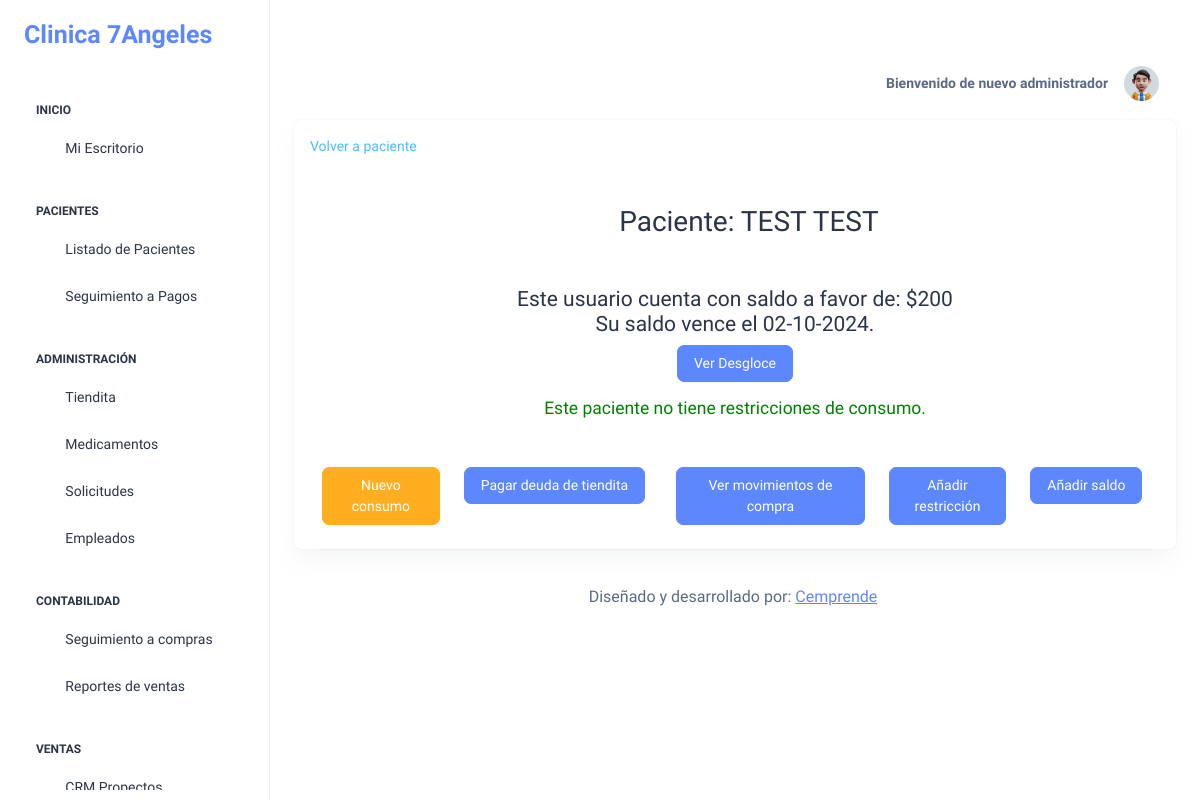
Screenshot of /tiendita_paciente.php?id_paciente=16 (signed in) with the database file from the repository.
### tables this page shows
CREATE TABLE `pacientes` (
  `id_paciente` int(11) NOT NULL,
  `nombre` text NOT NULL,
  `aPaterno` text NOT NULL,
  `aMaterno` text NOT NULL,
  `fechaNacimiento` text NOT NULL,
  `sexo` text NOT NULL,
  `edad` int(11) NOT NULL,
  `direccion` text NOT NULL,
  `telefono` text NOT NULL,
  `nacionalidad` text NOT NULL,
  `estadoCivil` text NOT NULL,
  `escolaridad` text NOT NULL,
  `ocupacion` text NOT NULL,
  `ingresosPrevios` text NOT NULL,
  `fechasIngresosPrevios` text NOT NULL,
  `institucionRefiere` text NOT NULL,
  `nombreReferencia` text NOT NULL,
  `fechaIngreso` text NOT NULL,
  `horaIngreso` text NOT NULL,
  `hojaReferencia` text NOT NULL,
  `tipoIngreso` text NOT NULL,
  `revisionFisicaGeneral` text NOT NULL,
  `vestimentaIngreso` text NOT NULL,
  `pertenenciasIngreso` text NOT NULL,
  `ultimoConsumo` text NOT NULL,
  `intoxicado` text NOT NULL,
  `estatus` int(11) NOT NULL,
  `nombreFamiliar` text NOT NULL,
  `edadFamiliar` text NOT NULL,
  `ocupacionFamiliar` text NOT NULL,
  `parentescoFamiliar` text NOT NULL,
  `direccionFamiliar` text NOT NULL,
  `identificacionFamiliar` text NOT NULL,
  `correoFamiliar` text NOT NULL,
  `telefonoFamiliar` text NOT NULL,
  `sustanciaPsicoactiva` text DEFAULT NULL,
  `tiempoSustanciaPsicoactiva` text DEFAULT NULL,
  `enfermedades` text DEFAULT NULL,
  `hospitalizacionesRecientes` text DEFAULT NULL,
  `centroReclusion` text DEFAULT NULL,
  `asistenciaGrupos` text DEFAULT NULL,
  `restriccionesConsumo` text NOT NULL,
  `codigoUnico` text NOT NULL,
  `archivado` text NOT NULL,
  `saldo` decimal(10,0) DEFAULT NULL
);

CREATE TABLE `credito` (
  `id_credito` int(11) NOT NULL,
  `saldo` float NOT NULL,
  `fecha_actualizacion` date NOT NULL,
  `fecha_fin` date DEFAULT NULL,
  `operacion` text NOT NULL,
  `metodoPago` text NOT NULL,
  `numeroMonto` int(11) NOT NULL,
  `id_paciente` int(11) NOT NULL
);

### tiendita_paciente.php (the view, shortened to what this page needs)
<?php
$link = bases();
$id_paciente = isset($_GET['id_paciente']) ? intval($_GET['id_paciente']) : 0;
$sql = "SELECT * FROM pacientes WHERE id_paciente = $id_paciente";
$resultado = $link->query($sql);
$paciente = $resultado->fetch_assoc();
$fecha_actual = date('Y-m-d');
$sqlCreditosSimilares = "SELECT * FROM credito WHERE id_paciente = $id_paciente AND operacion = 'Generación de límite de crédito' AND fecha_fin > '$fecha_actual' ORDER BY fecha_fin ASC LIMIT 10";
$resultadoCreditosSimilares = $link->query($sqlCreditosSimilares);
$credito_proximo = $resultadoCreditosSimilares->fetch_assoc();
if (isset($_SESSION['rol']) && $_SESSION['rol'] == 'Tiendita') {
    require "header-tiendita.php";
    $rol = $_SESSION['rol'];
} else {
    require "header.php";
    $rol = $_SESSION['rol'];
}
?>
<div class="container-fluid py-4 mt-5">
    <div class="card mb-4 px-3 mt-5">
        <div class="card-body px-0 pt-0 pb-4 pt-3">
            <?php if ($rol === 'Tiendita') { ?>
                <a href="pacientes-minimo.php" class="text-secondary mt-3">
                    <i class="fa fa-undo" aria-hidden="true"></i> Volver a pacientes
                </a>
            <?php } else { ?>
                <a href="perfil.php?id_paciente=<?php echo $paciente['id_paciente']; ?>" class="text-secondary mt-3">
                    <i class="fa fa-undo" aria-hidden="true"></i> Volver a paciente
                </a>
            <?php } ?>
            <div class="container">
                <h2 class="mt-5 text-center">
                    <i class="fa fa-user-circle-o" aria-hidden="true"></i>&nbsp;&nbsp;&nbsp;
                    Paciente: <?php echo $paciente['nombre'] . " " . $paciente['aPaterno']; ?>
                </h2>
                <h4 class="mt-5 text-center">
                    <?php
                    if (!empty($credito_proximo) && isset($credito_proximo['saldo'])) {
                        if ($credito_proximo['saldo'] > 0) {
                            echo "Este usuario cuenta con saldo a favor de: $" . $credito_proximo['saldo'];
                        } elseif ($credito_proximo['saldo'] < 0) {
                            echo "Este usuario tiene un límite de: $" . abs($credito_proximo['saldo']);
                        } else {
                            echo "Este usuario no tiene saldo ni deuda.";
                        }
                        echo "<br>Su saldo vence el " . date('d-m-Y', strtotime($credito_proximo['fecha_fin'])) . ".";
                    } else {
                        echo "No se pudo obtener información de crédito para este usuario.";
                    }
                    ?>
                </h4>
                <div class="col-md-12 text-center">
                    <button type="button" class="btn btn-primary" data-toggle="modal" data-target="#desgloce-credito">
                        Ver Desgloce
                    </button>
                </div>
                <?php if (!empty($paciente['restriccionesConsumo'])) : ?>
                    <h5 class="mt-3 text-center" style="color: red;">
                        Atención: El paciente tiene las siguientes restricciones de consumo: <?php echo $paciente['restriccionesConsumo']; ?>
                    </h5>
                <?php else : ?>
                    <h5 class="mt-3 text-center" style="color: green;">
                        Este paciente no tiene restricciones de consumo.
                    </h5>
                <?php endif; ?>
                <div class="row mt-5">
                    <div class="col-md-2">
                        <a class="btn btn-warning" href="carrito.php?id_paciente=<?php echo $paciente['id_paciente']; ?>">
                            Nuevo consumo
                        </a>
                    </div>
                    <div class="col-md-3">
                        <a class="btn btn-primary" href="deuda_tiendita_paciente.php?id_paciente=<?php echo $paciente['id_paciente']; ?>">
                            Pagar deuda de tiendita
                        </a>
                    </div>
                    <div class="col-md-3">
                        <a class="btn btn-primary" href="movimientos_tiendita_paciente.php?id_paciente=<?php echo $paciente['id_paciente']; ?>">
                            Ver movimientos de compra
                        </a>
                    </div>
                    <div class="col-md-2">
                        <button type="button" class="btn btn-primary" data-toggle="modal" data-target="#restriccionesConsumo">
                            Añadir restricción
                        </button>
                    </div>
                    <div class="col-md-2">
                        <?php if ($rol === 'Tiendita') { ?>
                            Para añadir saldo solicítelo al admin
                        <?php } else { ?>
                            <button type="button" class="btn btn-primary" data-toggle="modal" data-target="#subir-credito">
                                Añadir saldo
                            </button>
                        <?php } ?>
                    </div>
                </div>
            </div>
        </div>
    </div>
<?php
require "footer.php";
?>

### rows the page displays
pacientes: nombre "TEST", aPaterno "TEST"
credito: saldo "200", fecha_fin "02-10-2024"

### other values shown
$nombre_usuario_logueado "administrador"
